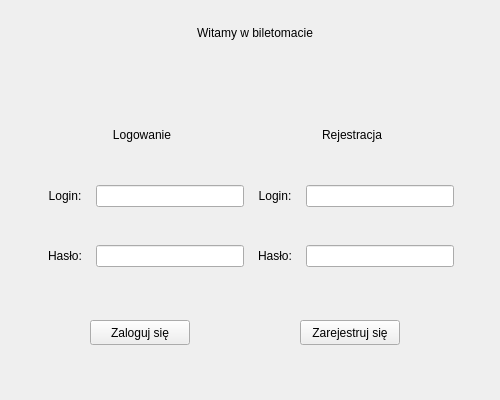
<?xml version="1.0" encoding="UTF-8"?>
<ui version="4.0">
 <class>LoginWindow</class>
 <widget class="QWidget" name="LoginWindow">
  <property name="geometry">
   <rect>
    <x>0</x>
    <y>0</y>
    <width>500</width>
    <height>400</height>
   </rect>
  </property>
  <property name="minimumSize">
   <size>
    <width>500</width>
    <height>400</height>
   </size>
  </property>
  <property name="maximumSize">
   <size>
    <width>500</width>
    <height>400</height>
   </size>
  </property>
  <property name="windowTitle">
   <string>Logowanie</string>
  </property>
  <widget class="QWidget" name="gridLayoutWidget">
   <property name="geometry">
    <rect>
     <x>40</x>
     <y>90</y>
     <width>414</width>
     <height>211</height>
    </rect>
   </property>
   <layout class="QGridLayout" name="gridLayout">
    <item row="1" column="3">
     <widget class="QLineEdit" name="usernameLineEdit2"/>
    </item>
    <item row="1" column="1">
     <widget class="QLineEdit" name="usernameLineEdit1"/>
    </item>
    <item row="2" column="3">
     <widget class="QLineEdit" name="passwordLineEdit2"/>
    </item>
    <item row="2" column="0">
     <widget class="QLabel" name="label_2">
      <property name="minimumSize">
       <size>
        <width>50</width>
        <height>0</height>
       </size>
      </property>
      <property name="text">
       <string>Hasło:</string>
      </property>
      <property name="alignment">
       <set>Qt::AlignCenter</set>
      </property>
     </widget>
    </item>
    <item row="2" column="1">
     <widget class="QLineEdit" name="passwordLineEdit1"/>
    </item>
    <item row="1" column="2">
     <widget class="QLabel" name="label_3">
      <property name="text">
       <string>Login:</string>
      </property>
      <property name="alignment">
       <set>Qt::AlignCenter</set>
      </property>
     </widget>
    </item>
    <item row="0" column="2" colspan="2">
     <widget class="QLabel" name="label_7">
      <property name="minimumSize">
       <size>
        <width>150</width>
        <height>25</height>
       </size>
      </property>
      <property name="maximumSize">
       <size>
        <width>500</width>
        <height>25</height>
       </size>
      </property>
      <property name="text">
       <string>Rejestracja</string>
      </property>
      <property name="alignment">
       <set>Qt::AlignCenter</set>
      </property>
     </widget>
    </item>
    <item row="1" column="0">
     <widget class="QLabel" name="label">
      <property name="text">
       <string>Login:</string>
      </property>
      <property name="alignment">
       <set>Qt::AlignCenter</set>
      </property>
     </widget>
    </item>
    <item row="2" column="2">
     <widget class="QLabel" name="label_4">
      <property name="minimumSize">
       <size>
        <width>50</width>
        <height>0</height>
       </size>
      </property>
      <property name="text">
       <string>Hasło:</string>
      </property>
      <property name="alignment">
       <set>Qt::AlignCenter</set>
      </property>
     </widget>
    </item>
    <item row="0" column="0" colspan="2">
     <widget class="QLabel" name="label_6">
      <property name="minimumSize">
       <size>
        <width>0</width>
        <height>25</height>
       </size>
      </property>
      <property name="maximumSize">
       <size>
        <width>800</width>
        <height>25</height>
       </size>
      </property>
      <property name="text">
       <string>Logowanie</string>
      </property>
      <property name="alignment">
       <set>Qt::AlignCenter</set>
      </property>
     </widget>
    </item>
   </layout>
  </widget>
  <widget class="QLabel" name="label_5">
   <property name="geometry">
    <rect>
     <x>180</x>
     <y>20</y>
     <width>150</width>
     <height>25</height>
    </rect>
   </property>
   <property name="minimumSize">
    <size>
     <width>150</width>
     <height>25</height>
    </size>
   </property>
   <property name="maximumSize">
    <size>
     <width>150</width>
     <height>25</height>
    </size>
   </property>
   <property name="text">
    <string>Witamy w biletomacie</string>
   </property>
   <property name="alignment">
    <set>Qt::AlignCenter</set>
   </property>
  </widget>
  <widget class="QPushButton" name="loginButton">
   <property name="geometry">
    <rect>
     <x>90</x>
     <y>320</y>
     <width>100</width>
     <height>25</height>
    </rect>
   </property>
   <property name="minimumSize">
    <size>
     <width>100</width>
     <height>25</height>
    </size>
   </property>
   <property name="maximumSize">
    <size>
     <width>100</width>
     <height>25</height>
    </size>
   </property>
   <property name="text">
    <string>Zaloguj się</string>
   </property>
  </widget>
  <widget class="QPushButton" name="registerButton">
   <property name="geometry">
    <rect>
     <x>300</x>
     <y>320</y>
     <width>100</width>
     <height>25</height>
    </rect>
   </property>
   <property name="minimumSize">
    <size>
     <width>100</width>
     <height>25</height>
    </size>
   </property>
   <property name="maximumSize">
    <size>
     <width>100</width>
     <height>25</height>
    </size>
   </property>
   <property name="text">
    <string>Zarejestruj się</string>
   </property>
  </widget>
 </widget>
 <resources/>
 <connections/>
</ui>
